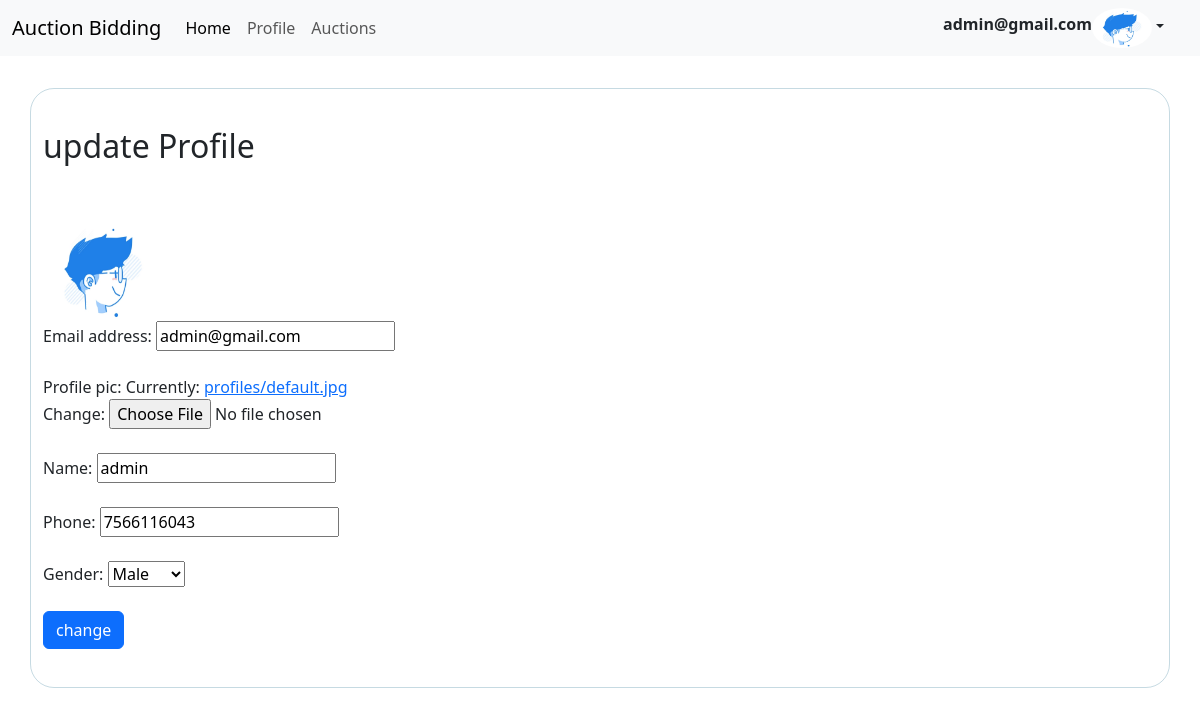
/profile/ (signed in), run on the app's committed database.
### accounts/models.py (models this page shows)
class User(AbstractUser):
    username = None
    name = models.CharField(max_length=25)
    profile_pic = models.ImageField(upload_to="profiles",default="profiles/default.jpg")
    email = models.EmailField(_('email address'),unique=True)
    phone = models.CharField(max_length=10,unique=True)
    gender = models.CharField(choices=GENDER,max_length=6)
    USERNAME_FIELD = 'email'
    REQUIRED_FIELDS = ['name','phone','gender']
    objects = UserManager()
    def __str__(self):
        return self.email

### accounts/views.py (the view)
# urls.py: path('profile/', views.profile,name='profile'),
def profile(request):
    if request.user.is_authenticated:
        data = User.objects.get(id=request.user.id)
        if request.method == 'POST':
            if request.user.is_superuser == True:
                fm = CustomUserChangeForm(request.POST,request.FILES,instance = data)
            else:
                fm = CustomUserChangeForm(request.POST,request.FILES,instance=data)
            if fm.is_valid():
                messages.success(request,'Profile Updated successfully..!')
                fm.save()
        else:
            if request.user.is_superuser == True:
                fm = CustomUserChangeForm(instance=request.user)
            else:
                fm = CustomUserChangeForm(instance=request.user)
        return render(request,'profile.html',{'form':fm,'data':data})
    else:
        return redirect('login')

### accounts/forms.py
class CustomUserChangeForm(UserChangeForm):
    password = None
    class Meta:
        model = User
        fields = ['email','profile_pic','name','phone','gender']

### accounts/templates/profile.html (shortened to what this page needs)
{% extends 'base_auction.html' %} {% block title %}Registration page{% endblock title %} {% block content %}
<div class="container">
<h2>update Profile</h2>
<br><br>
<div>
    <div>
        <img src="{{data.profile_pic.url}}" alt="" width='120px' class="pro" height="100px" style="border-radius: 50%;">
    </div>
    <form action="" method="post" novalidate enctype="multipart/form-data">
        {% csrf_token %} {% if form.non_field_errors %} {% for error in form.non_field_errors %} {{error}} {% endfor %} {% endif %} {% for fm in form %} {{fm.label_tag}} {{fm}} {{fm.errors|striptags}} <br><br> {% endfor %}
        <input type='submit' value='change' class='btn btn-primary'>
    </form>
</div>
</div>
{% endblock content %}

### auctions/templates/base_auction.html (shortened to what this page needs)
{% load static %}
<!DOCTYPE html>
<html lang="en">
<head>
    <link rel="stylesheet" href="{% static 'style.css' %}">
    <link href="https://cdn.jsdelivr.net/npm/bootstrap@5.3.0-alpha1/dist/css/bootstrap.min.css" rel="stylesheet">
</head>
<body>
    <nav class="navbar navbar-expand-lg bg-body-tertiary">
        <div class="container-fluid">
            <a class="navbar-brand" href="{% url 'allauctions' %}">Auction Bidding</a>
            <div class="collapse navbar-collapse" id="navbarScroll">
                <ul class="navbar-nav me-auto my-2 my-lg-0 navbar-nav-scroll" style="--bs-scroll-height: 100px;">
                    <li class="nav-item">
                        <a class="nav-link active" aria-current="page" href="{% url 'dashbord' %}">Home</a>
                    </li>
                    <li class="nav-item">
                        <a class="nav-link" href="{% url 'profile' %}">Profile</a>
                    </li>
                    <li class="nav-item">
                        <a class="nav-link" href="{% url 'allauctions' %}">Auctions</a>
                    </li>
                </ul>
                <form class="d-flex" role="search">
                    <a class="nav-link mt-1" href="#"><b>{{request.user}}</b></a>
                    <span class="nav-item dropdown me-4">
                        <a class="nav-link dropdown-toggle" href="#" role="button" data-bs-toggle="dropdown" aria-expanded="false"><b><img src="{{user.profile_pic.url}}" alt="" width='60px' height="40px" style="border-radius: 50%;"></b></a>
                    </span>
                </form>
            </div>
        </div>
    </nav>
    {% block content %} {% endblock content %}
</body>
</html>

### static/style.css (style rules this page uses)
body { background-color: hwb(180 83% 7%); }
.container { border: 1px solid #0b60813b; margin: 32px 595px; width: 280px; padding: 38px; border-radius: 24px; }

### data on the page
User: user "admin@gmail.com", profile_pic (placeholder picture), form "admin@gmail.com" "admin" "7566116043" "Male"

### other printed values
{{ fm.label_tag }} "Email address:" "Profile pic:" "Name:" "Phone:" "Gender:"
